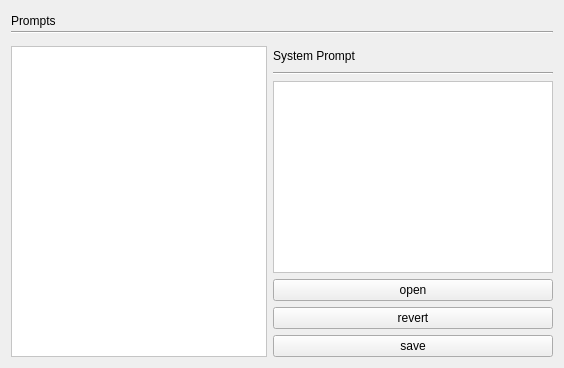
     <widget class="QWidget" name="tab_7">
      <attribute name="title">
       <string>Prompts</string>
      </attribute>
      <layout class="QGridLayout" name="gridLayout_10">
       <item row="0" column="0">
        <layout class="QVBoxLayout" name="verticalLayout_9">
         <item>
          <layout class="QVBoxLayout" name="verticalLayout_13">
           <property name="spacing">
            <number>0</number>
           </property>
           <property name="bottomMargin">
            <number>6</number>
           </property>
           <item>
            <layout class="QHBoxLayout" name="horizontalLayout_16">
             <property name="spacing">
              <number>0</number>
             </property>
             <item>
              <widget class="QLabel" name="label_8">
               <property name="text">
                <string>Prompts</string>
               </property>
              </widget>
             </item>
             <item>
              <spacer name="horizontalSpacer_12">
               <property name="orientation">
                <enum>Qt::Horizontal</enum>
               </property>
               <property name="sizeHint" stdset="0">
                <size>
                 <width>40</width>
                 <height>20</height>
                </size>
               </property>
              </spacer>
             </item>
            </layout>
           </item>
           <item>
            <widget class="Line" name="line_6">
             <property name="sizePolicy">
              <sizepolicy hsizetype="Expanding" vsizetype="Fixed">
               <horstretch>0</horstretch>
               <verstretch>0</verstretch>
              </sizepolicy>
             </property>
             <property name="minimumSize">
              <size>
               <width>40</width>
               <height>0</height>
              </size>
             </property>
             <property name="maximumSize">
              <size>
               <width>600</width>
               <height>16777215</height>
              </size>
             </property>
             <property name="orientation">
              <enum>Qt::Horizontal</enum>
             </property>
            </widget>
           </item>
          </layout>
         </item>
        </layout>
       </item>
       <item row="1" column="0">
        <layout class="QHBoxLayout" name="horizontalLayout_21">
         <item>
          <widget class="QListWidget" name="listWidgetPrompts_2">
           <property name="styleSheet">
            <string notr="true">background-color: rgb(255, 255, 255);
alternate-background-color: rgb(207, 207, 207);</string>
           </property>
           <property name="alternatingRowColors">
            <bool>true</bool>
           </property>
           <property name="sortingEnabled">
            <bool>true</bool>
           </property>
          </widget>
         </item>
         <item>
          <layout class="QVBoxLayout" name="verticalLayout_14">
           <item>
            <layout class="QHBoxLayout" name="horizontalLayout_22">
             <property name="spacing">
              <number>0</number>
             </property>
             <item>
              <widget class="QLabel" name="label_11">
               <property name="text">
                <string>System Prompt</string>
               </property>
              </widget>
             </item>
             <item>
              <spacer name="horizontalSpacer_15">
               <property name="orientation">
                <enum>Qt::Horizontal</enum>
               </property>
               <property name="sizeHint" stdset="0">
                <size>
                 <width>40</width>
                 <height>20</height>
                </size>
               </property>
              </spacer>
             </item>
            </layout>
           </item>
           <item>
            <widget class="Line" name="line_7">
             <property name="sizePolicy">
              <sizepolicy hsizetype="Expanding" vsizetype="Fixed">
               <horstretch>0</horstretch>
               <verstretch>0</verstretch>
              </sizepolicy>
             </property>
             <property name="minimumSize">
              <size>
               <width>40</width>
               <height>0</height>
              </size>
             </property>
             <property name="maximumSize">
              <size>
               <width>600</width>
               <height>16777215</height>
              </size>
             </property>
             <property name="orientation">
              <enum>Qt::Horizontal</enum>
             </property>
            </widget>
           </item>
           <item>
            <widget class="QPlainTextEdit" name="plainTextEditPrompt_2">
             <property name="minimumSize">
              <size>
               <width>280</width>
               <height>0</height>
              </size>
             </property>
             <property name="styleSheet">
              <string notr="true">background-color: rgb(255, 255, 255);
alternate-background-color: rgb(207, 207, 207);</string>
             </property>
            </widget>
           </item>
           <item>
            <widget class="QPushButton" name="pushButtonSystemPromptOpen">
             <property name="text">
              <string>open</string>
             </property>
            </widget>
           </item>
           <item>
            <widget class="QPushButton" name="pushButtonSystemPromptRevert">
             <property name="text">
              <string>revert</string>
             </property>
            </widget>
           </item>
           <item>
            <widget class="QPushButton" name="pushButtonSystemPromptSave">
             <property name="text">
              <string>save</string>
             </property>
            </widget>
           </item>
          </layout>
         </item>
        </layout>
       </item>
      </layout>
     </widget>
